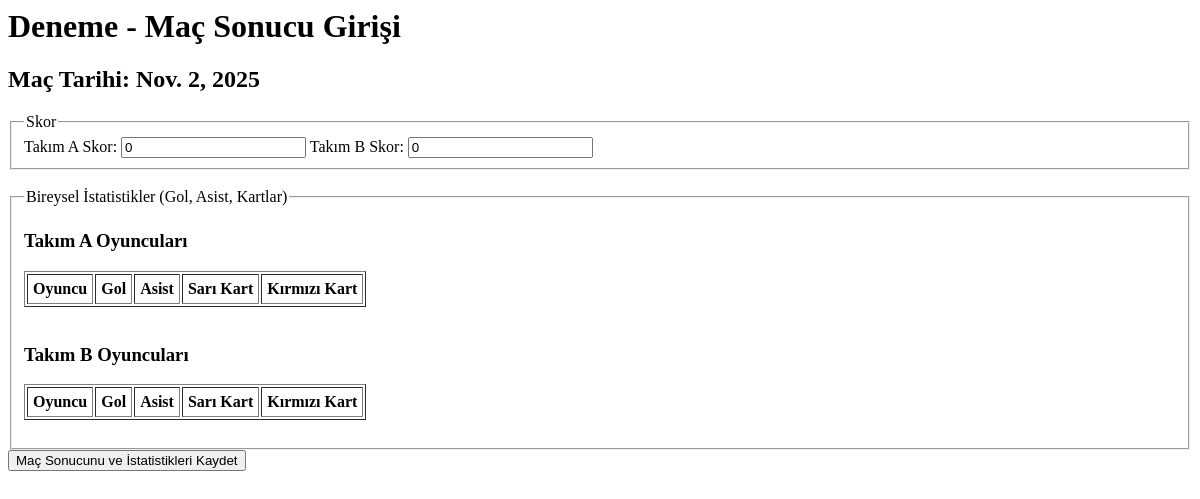
The app's page /grup/mac/6/skor-gir/ (signed in), older data.
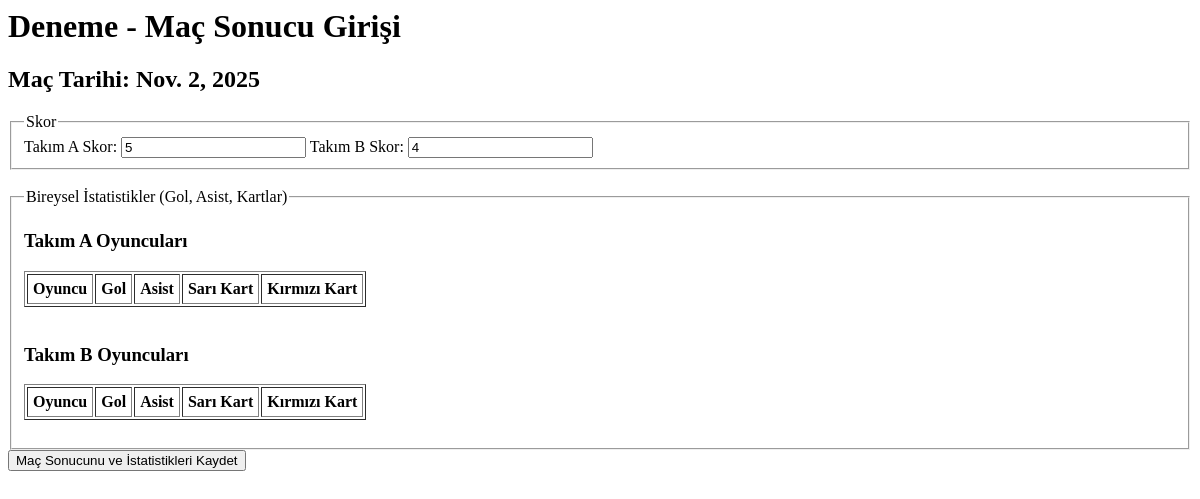
The same page, newer data.
### grup_yonetimi/models.py (models this page shows, shortened)
class Mac(models.Model):
    grup = models.ForeignKey(Grup, on_delete=models.CASCADE)
    tarih = models.DateField(verbose_name="Maç Tarihi")
    saat = models.TimeField(verbose_name="Maç Saati")
    yer = models.CharField(max_length=255, verbose_name="Maç Yeri")
    takim_a_skor = models.IntegerField(default=0)
    takim_b_skor = models.IntegerField(default=0)
    oynandi_mi = models.BooleanField(default=False, verbose_name="Oynandı mı?")
    takim_a_denge_puani = models.IntegerField(default=0, help_text="Takım A'nın dengeleme için kullanılan toplam puanı.")
    takim_b_denge_puani = models.IntegerField(default=0, help_text="Takım B'nin dengeleme için kullanılan toplam puanı.")
    denge_farki = models.IntegerField(default=0, help_text="İki takım arasındaki puan farkı.")

### grup_yonetimi/views.py (the view, shortened to what this page needs)
# urls.py: path('mac/<int:mac_id>/skor-gir/', views.mac_sonucu_gir, name='mac_sonucu_gir'), # <<< YENİ SATIR
@login_required
def mac_sonucu_gir(request, mac_id):
    mac = get_object_or_404(Mac, pk=mac_id)
    grup = mac.grup
    if grup.yonetici != request.user:
        messages.error(request, "Yalnızca grup yöneticisi maç sonucu girebilir.")
        return redirect('mac_listesi', grup_id=grup.id)
    if mac.oynandi_mi:
        pass
    mac_oyunculari = MacOyuncu.objects.filter(mac=mac).select_related('oyuncu')
    takimlar_ve_oyunculari = [
        {'isim': 'A', 'oyuncular': mac_oyunculari.filter(takim='A')},
        {'isim': 'B', 'oyuncular': mac_oyunculari.filter(takim='B')},
    ]
    context = {
        'grup': grup,
        'mac': mac,
        'mac_oyunculari': mac_oyunculari,
        'takim_listesi': takimlar_ve_oyunculari,
    }
    return render(request, 'grup_yonetimi/mac_sonucu_gir.html', context)

### grup_yonetimi/templates/grup_yonetimi/mac_sonucu_gir.html (shortened to what this page needs)
<h1>{{ grup.grup_adi }} - Maç Sonucu Girişi</h1>
<h2>Maç Tarihi: {{ mac.tarih }}</h2>
<form method="post">
    <fieldset>
        <legend>Skor</legend>
        <label for="skor_a">Takım A Skor:</label>
        <input type="number" id="skor_a" name="takim_a_skor" value="{{ mac.takim_a_skor }}" min="0" required>
        <label for="skor_b">Takım B Skor:</label>
        <input type="number" id="skor_b" name="takim_b_skor" value="{{ mac.takim_b_skor }}" min="0" required>
    </fieldset>
    <br>
    <fieldset>
        <legend>Bireysel İstatistikler (Gol, Asist, Kartlar)</legend>
        {% for takim_veri in takim_listesi %}
            <h3>Takım {{ takim_veri.isim }} Oyuncuları</h3>
            <table border="1" cellpadding="5">
                <thead>
                    <tr>
                        <th>Oyuncu</th>
                        <th>Gol</th>
                        <th>Asist</th>
                        <th>Sarı Kart</th>
                        <th>Kırmızı Kart</th>
                    </tr>
                </thead>
            </table>
            <br>
        {% endfor %}
    </fieldset>
    <button type="submit">Maç Sonucunu ve İstatistikleri Kaydet</button>
</form>

Row changes from the older to the newer data that the page shows:
changed Mac: takim_a_skor "0" → "5"; takim_b_skor "0" → "4"
